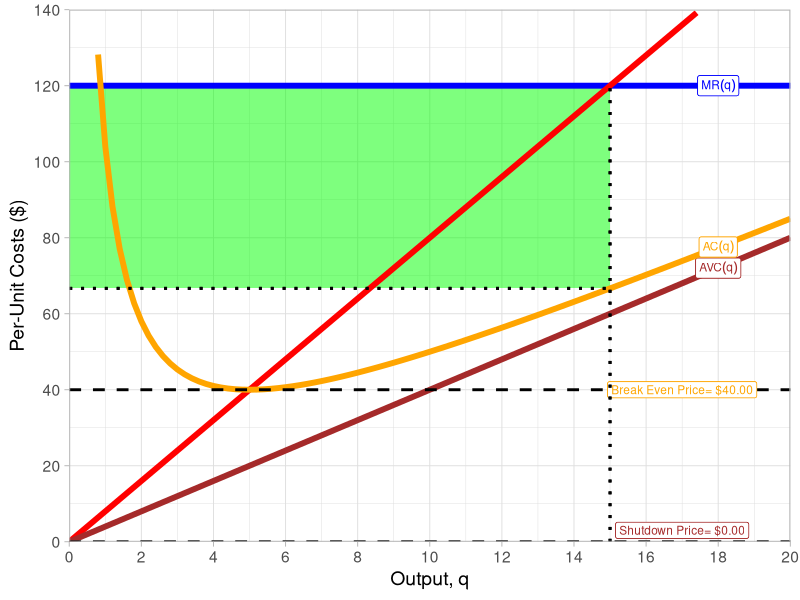
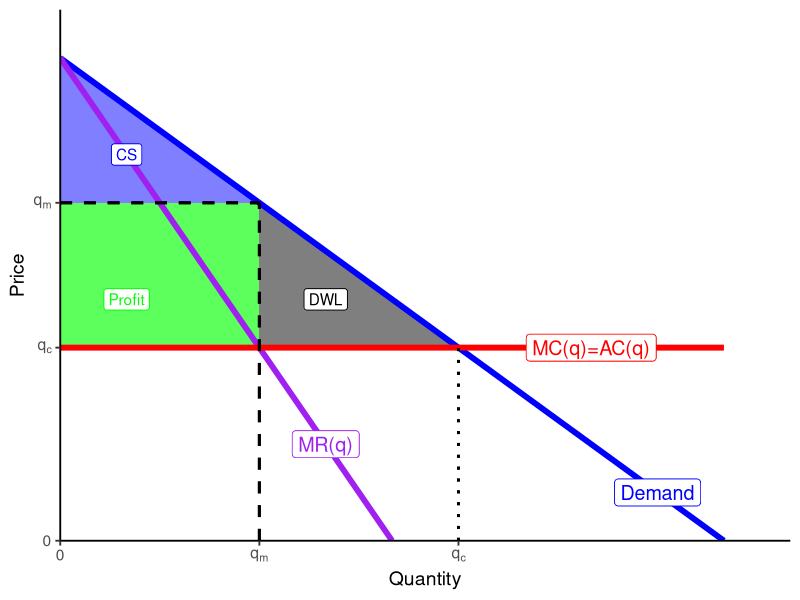
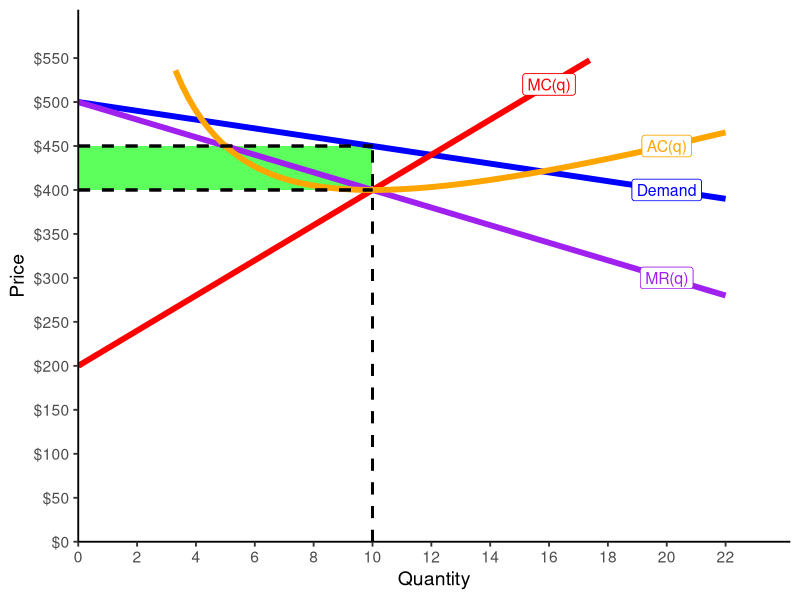
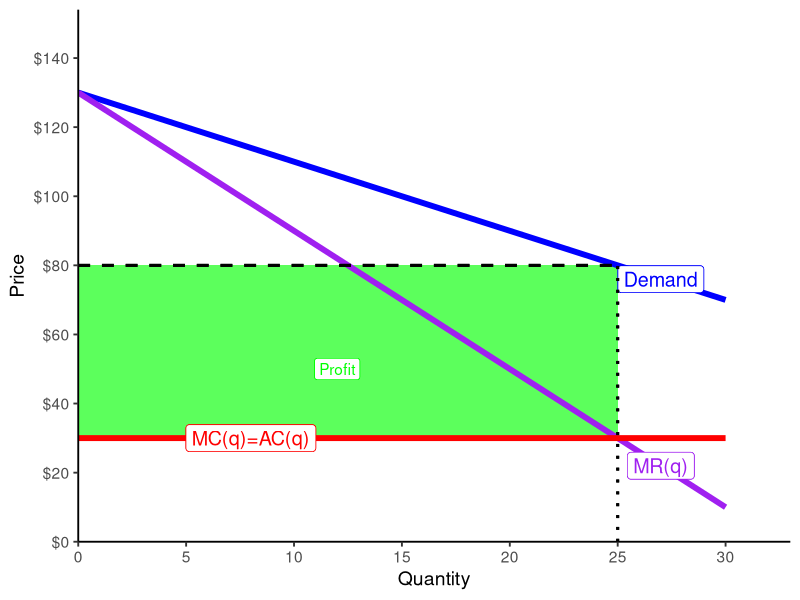
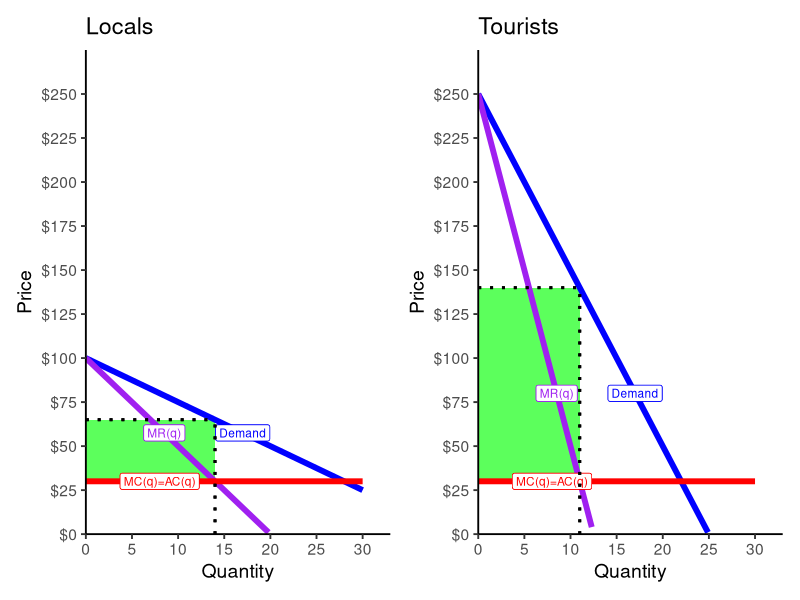
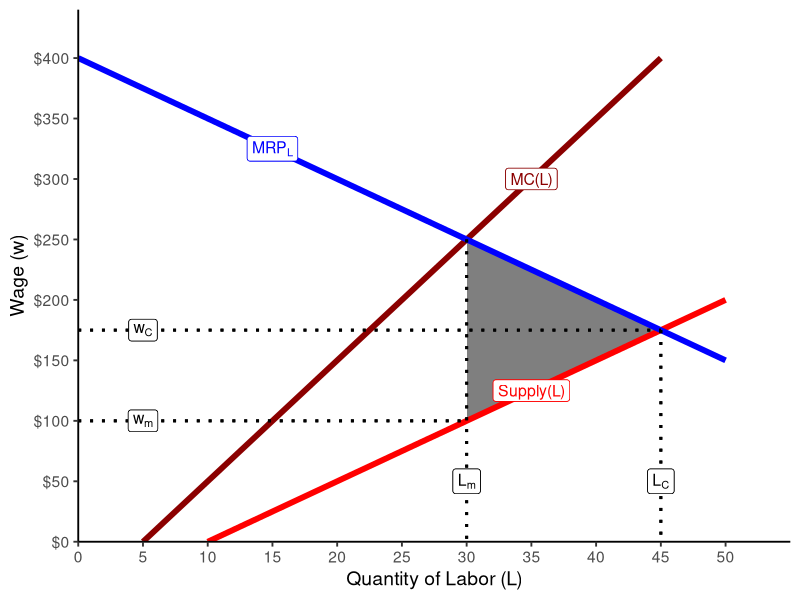

Write R code to recreate these figures, in order.
## ---- chunk 1
knitr::opts_chunk$set(echo = FALSE,
                      warning = FALSE,
                      message = FALSE)
library(tidyverse)
## ---- chunk 2
mc_joe=function(x){8*x}
ac_joe=function(x){100/x+4*x}
avc_joe=function(x){4*x}
price=function(x){120}

ggplot(data.frame(x=c(0,10)), aes(x=x))+
  geom_rect(xmin=0,xmax=15,ymin=66.67,ymax=120, fill="green", alpha=0.3)+
  stat_function(fun=price, geom="line", size=2, color = "blue")+
    geom_label(aes(x=18,y=price(18)), color = "blue", label=expression(MR(q)), size = 3)+
  stat_function(fun=mc_joe, geom="line", size=2, color = "red")+
    geom_label(aes(x=18,y=mc_joe(18)), color = "red", label=expression(MC(q)), size = 3)+
  stat_function(fun=avc_joe, geom="line", size=2, color = "brown")+
    geom_label(aes(x=18,y=avc_joe(18)), color = "brown", label=expression(AVC(q)), size = 3)+
  stat_function(fun=ac_joe, geom="line", size=2, color = "orange")+
    geom_label(aes(x=18,y=ac_joe(18)), color = "orange", label=expression(AC(q)), size = 3)+
  geom_hline(yintercept=40, size=1, linetype="dashed")+
  geom_label(x=17,y=40, label="Break Even Price= $40.00", size =3, color="orange")+
  geom_segment(x=15,xend=15,y=0,yend=120, size=1, linetype="dotted")+
  geom_segment(x=0,xend=15,y=66.67,yend=66.67, size=1, linetype="dotted")+
  geom_hline(yintercept=0, size=1, linetype="dashed")+
  geom_label(x=17,y=3, label="Shutdown Price= $0.00", size =3, color="brown")+
    scale_x_continuous(breaks=seq(0,20,2),
                       limits=c(0,20),
                       expand=c(0,0))+
  scale_y_continuous(breaks=seq(0,140,20),
                     limits=c(0,140),
                     expand=c(0,0))+
  
  #geom_segment(x=0,xend=0,y=0,yend=23, color="red", size=5)+
  #geom_segment(x=0,xend=5,y=23,yend=23, color="red", size=3.5)+
  #stat_function(fun=mc, xlim=c(5,10), geom="line", size=3.5, color = "red")+
   # geom_label(aes(x=2,y=23), color = "red", label="SUPPLY", size = 5)+
  #scale_colour_manual("Curves", values = line_colors, guide=F)+
  labs(x = "Output, q",
       y = "Per-Unit Costs ($)")+
  theme_light(base_size=14)
## ---- chunk 3
demand<-function(x){10-x}
mr<-function(x){10-2*x}
mc<-function(x){4}

cs_1<-tribble(
  ~x, ~y,
  0,10,
  0,4,
  6,4
)

cs_2<-tribble(
  ~x, ~y,
  0,10,
  0,7,
  3,7
)

dwl<-tribble(
  ~x, ~y,
  3,7,
  3,4,
  6,4
)

ggplot(data.frame(x=c(0,10)), aes(x=x))+
  geom_polygon(data=cs_2, aes(x=x,y=y), fill="blue", alpha=0.5)+
  geom_polygon(data=dwl, aes(x=x,y=y), fill="black", alpha=0.5)+
  geom_rect(xmin=0,xmax=3,ymin=4,ymax=7, fill="green",alpha=0.4)+
  stat_function(fun=demand, geom="line", size=2, color = "blue")+
    geom_label(aes(x=9,y=demand(9)), color = "blue", label="Demand", size = 5)+
  stat_function(fun=mr, geom="line", size=2, color = "purple")+
    geom_label(aes(x=4,y=mr(4)), color = "purple", label="MR(q)", size = 5)+
  stat_function(fun=mc, geom="line", size=2, color = "red")+
    geom_label(aes(x=8,y=mc(8)), color = "red", label="MC(q)=AC(q)", size = 5)+
  
  geom_label(x=1,y=5,label="Profit", color="green")+
  geom_label(x=1,y=8,label="CS", color="blue")+
  geom_label(x=4,y=5,label="DWL", color="black")+
  
  geom_segment(x=6, xend=6, y=0, yend=4, size=1, linetype="dotted")+
  geom_segment(x=0, xend=3, y=7, yend=7, size=1, linetype="dashed")+
  geom_segment(x=3, xend=3, y=0, yend=7, size=1, linetype="dashed")+
    scale_x_continuous(breaks=c(0,3,6),
                       labels=c(0,expression(q[m]),expression(q[c])),
                     limits=c(0,10),
                     expand=expand_scale(mult=c(0,0.1)))+
  scale_y_continuous(breaks=c(0,4,7),
                    labels=c(0,expression(q[c]),expression(q[m])),
                     limits=c(0,10),
                     expand=expand_scale(mult=c(0,0.1)))+
  guides(fill=F)+
  labs(x = "Quantity",
       y = "Price")+
  theme_classic(base_size=14)
## ---- chunk 4
demand_rest<-function(x){500-5*x}
mr_rest<-function(x){500-10*x}
mc_rest<-function(x){20*x+200}
ac_rest<-function(x){10*x+200+1000/x}

ggplot(data.frame(x=c(0,10)), aes(x=x))+
  geom_rect(xmin=0,xmax=10,ymin=400,ymax=450, fill="green", alpha=0.4)+
  stat_function(fun=demand_rest, geom="line", size=2, color = "blue")+
    geom_label(aes(x=20,y=demand_rest(20)), color = "blue", label="Demand", size = 4)+
  stat_function(fun=mr_rest, geom="line", size=2, color = "purple")+
    geom_label(aes(x=20,y=mr_rest(20)), color = "purple", label="MR(q)", size = 4)+
  stat_function(fun=mc_rest, geom="line", size=2, color = "red")+
    geom_label(aes(x=16,y=mc_rest(16)), color = "red", label="MC(q)", size = 4)+
  stat_function(fun=ac_rest, geom="line", size=2, color = "orange")+
    geom_label(aes(x=20,y=ac_rest(20)), color = "orange", label="AC(q)", size = 4)+
  geom_segment(x=0, xend=10, y=450, yend=450, size=1, linetype="dashed")+
  geom_segment(x=10, xend=10, y=0, yend=450, size=1, linetype="dashed")+
  geom_segment(x=0, xend=10, y=400, yend=400, size=1, linetype="dashed")+
    scale_x_continuous(breaks=seq(0,22,2),
                     limits=c(0,22),
                     expand=expand_scale(mult=c(0,0.1)))+
  scale_y_continuous(breaks=seq(0,550,50),
                     limits=c(0,550),
                     labels=scales::dollar,
                     expand=expand_scale(mult=c(0,0.1)))+
  guides(fill=F)+
  labs(x = "Quantity",
       y = "Price")+
  theme_classic(base_size=14)
## ---- chunk 5
pd_total_demand<-function(x){130-2*x}
pd_total_mr<-function(x){130-4*x}
pd_mc<-function(x){30}

ggplot(data.frame(x=c(0,10)), aes(x=x))+
  geom_rect(xmin=0,xmax=25,ymin=30,ymax=80, fill="green",alpha=0.4)+
  stat_function(fun=pd_total_demand, geom="line", size=2, color = "blue")+
    geom_label(aes(x=27,y=pd_total_demand(27)), color = "blue", label="Demand", size = 5)+
  stat_function(fun=pd_total_mr, geom="line", size=2, color = "purple")+
    geom_label(aes(x=27,y=pd_total_mr(27)), color = "purple", label="MR(q)", size = 5)+
  stat_function(fun=pd_mc, geom="line", size=2, color = "red")+
    geom_label(aes(x=8,y=pd_mc(8)), color = "red", label="MC(q)=AC(q)", size = 5)+
  
  geom_label(x=12,y=50,label="Profit", color="green")+

  geom_segment(x=25, xend=25, y=0, yend=80, size=1, linetype="dotted")+
  geom_segment(x=0, xend=25, y=80, yend=80, size=1, linetype="dashed")+
    scale_x_continuous(breaks=seq(0,30,5),
                     limits=c(0,30),
                     expand=expand_scale(mult=c(0,0.1)))+
  scale_y_continuous(breaks=seq(0,140,20),
                    labels=scales::dollar,
                     limits=c(0,140),
                     expand=expand_scale(mult=c(0,0.1)))+
  guides(fill=F)+
  labs(x = "Quantity",
       y = "Price")+
  theme_classic(base_size=14)
## ---- chunk 6
library(patchwork)
pd_local_demand<-function(x){100-2.5*x}
pd_local_mr<-function(x){100-5*x}

locals<-ggplot(data.frame(x=c(0,10)), aes(x=x))+
  geom_rect(xmin=0,xmax=14,ymin=30,ymax=65, fill="green",alpha=0.4)+
  stat_function(fun=pd_local_demand, geom="line", size=2, color = "blue")+
    geom_label(aes(x=17,y=pd_local_demand(17)), color = "blue", label="Demand", size = 3)+
  stat_function(fun=pd_local_mr, geom="line", size=2, color = "purple")+
    geom_label(aes(x=8.5,y=pd_local_mr(8.5)), color = "purple", label="MR(q)", size = 3)+
  stat_function(fun=pd_mc, geom="line", size=2, color = "red")+
    geom_label(aes(x=8,y=pd_mc(8)), color = "red", label="MC(q)=AC(q)", size = 3)+

  geom_segment(x=0, xend=14, y=65, yend=65, size=1, linetype="dotted")+
    geom_segment(x=14, xend=14, y=0, yend=65, size=1, linetype="dotted")+

    scale_x_continuous(breaks=seq(0,30,5),
                     limits=c(0,30),
                     expand=expand_scale(mult=c(0,0.1)))+
  scale_y_continuous(breaks=seq(0,250,25),
                    labels=scales::dollar,
                     limits=c(0,250),
                     expand=expand_scale(mult=c(0,0.1)))+
  guides(fill=F)+
  labs(x = "Quantity",
       y = "Price",
       title = "Locals")+
  theme_classic(base_size=14)

pd_tourist_demand<-function(x){250-10*x}
pd_tourist_mr<-function(x){250-20*x}

tourists<-ggplot(data.frame(x=c(0,10)), aes(x=x))+
  geom_rect(xmin=0,xmax=11,ymin=30,ymax=140, fill="green",alpha=0.4)+
  stat_function(fun=pd_tourist_demand, geom="line", size=2, color = "blue")+
    geom_label(aes(x=17,y=pd_tourist_demand(17)), color = "blue", label="Demand", size = 3)+
  stat_function(fun=pd_tourist_mr, geom="line", size=2, color = "purple")+
    geom_label(aes(x=8.5,y=pd_tourist_mr(8.5)), color = "purple", label="MR(q)", size = 3)+
  stat_function(fun=pd_mc, geom="line", size=2, color = "red")+
    geom_label(aes(x=8,y=pd_mc(8)), color = "red", label="MC(q)=AC(q)", size = 3)+
  
  geom_segment(x=11, xend=11, y=0, yend=140, size=1, linetype="dotted")+
  geom_segment(x=0, xend=11, y=140, yend=140, size=1, linetype="dotted")+
    scale_x_continuous(breaks=seq(0,30,5),
                     limits=c(0,30),
                     expand=expand_scale(mult=c(0,0.1)))+
  scale_y_continuous(breaks=seq(0,250,25),
                    labels=scales::dollar,
                     limits=c(0,250),
                     expand=expand_scale(mult=c(0,0.1)))+
  guides(fill=F)+
  labs(x = "Quantity",
       y = "Price",
       title = "Tourists")+
  theme_classic(base_size=14)

locals + tourists
## ---- chunk 7
mrp_l=function(q){400-5*q}
supply_l=function(q){5*q-50}
MC_l=function(q){10*q-50}
dwl_l<-tribble(
  ~x, ~y,
  30, 250,
  30, 100,
  45, 175
)
ggplot(data.frame(x=c(0,10)), aes(x=x))+
  geom_polygon(data=dwl_l, aes(x=x,y=y), fill="black", alpha=0.5)+
    stat_function(fun=MC_l, geom="line", size=2, color = "darkred")+
  geom_label(aes(x=35,y=MC_l(35)), color = "darkred", label="MC(L)", size = 4)+
    stat_function(fun=supply_l, geom="line", size=2, color = "red")+
  geom_label(aes(x=35,y=supply_l(35)), color = "red", label="Supply(L)", size = 4)+
  stat_function(fun=mrp_l, geom="line", size=2, color = "blue")+
  geom_label(aes(x=15,y=mrp_l(15)), color = "blue", label=expression(MRP[L]), size = 4)+
  
  geom_segment(aes(x = 0, xend = 30, y = 100, yend=100), linetype="dotted", size=1)+
  geom_segment(aes(x = 30, xend = 30, y = 250, yend=0), linetype="dotted", size=1)+

  geom_segment(aes(x = 0, xend = 45, y = 175, yend=175), linetype="dotted", size=1)+
  geom_segment(aes(x = 45, xend = 45, y = 175, yend=0), linetype="dotted", size=1)+

    geom_label(aes(x=5,y=100), label=expression(w[m]), size = 4)+
    geom_label(aes(x=5,y=175), label=expression(w[C]), size = 4)+

      geom_label(aes(x=30,y=50), label=expression(L[m]), size = 4)+
    geom_label(aes(x=45,y=50), label=expression(L[C]), size = 4)+

    scale_x_continuous(breaks=seq(0,50,5),
                     limits=c(0,50),
                     expand=expand_scale(mult=c(0,0.1)))+
  scale_y_continuous(breaks=seq(0,400,50),
                     limits=c(0,400),
                     labels=scales::dollar,
                     expand=expand_scale(mult=c(0,0.1)))+
  #scale_colour_manual("Curves", values = line_colors, guide=F)+
  labs(y = "Wage (w)",
       x = "Quantity of Labor (L)")+
  theme_classic(base_size=14)
